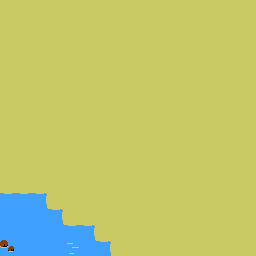

This is a level from a 2D game, rendered from its Tiled map with the project's own tilesets. A one-line summary and the complete map file follow:
An orthogonal 16x16 tile map with 16x16 px tiles, 1 tile layer (background), 2 tilesets and 4 objects (4x zone).

<map version="1.4" tiledversion="1.4.3" orientation="orthogonal" renderorder="right-down" width="16" height="16" tilewidth="16" tileheight="16" infinite="0" backgroundcolor="#000000" nextlayerid="3" nextobjectid="5">
 <properties>
  <property name="tileset" type="int" value="1" />
 </properties>
 <tileset firstgid="1" source="../pix/overworld_a_gbc.tsx" />
 <tileset firstgid="33" source="../pix/overworld_b_gbc.tsx" />
 <layer id="1" name="background" width="16" height="16">
  <data encoding="csv">
33,33,33,33,33,33,33,33,33,33,33,33,33,33,33,33,
33,33,33,33,33,33,33,33,33,33,33,33,33,33,33,33,
33,33,33,33,33,33,33,33,33,33,33,33,33,33,33,33,
33,33,33,33,33,33,33,33,33,33,33,33,33,33,33,33,
33,33,33,33,33,33,33,33,33,33,33,33,33,33,33,33,
33,33,33,33,33,33,33,33,33,33,33,33,33,33,33,33,
33,33,33,33,33,33,33,33,33,33,33,33,33,33,33,33,
33,33,33,33,33,33,33,33,33,33,33,33,33,33,33,33,
33,33,33,33,33,33,33,33,33,33,33,33,33,33,33,33,
33,33,33,33,33,33,33,33,33,33,33,33,33,33,33,33,
33,33,33,33,33,33,33,33,33,33,33,33,33,33,33,33,
33,33,33,33,33,33,33,33,33,33,33,33,33,33,33,33,
60,60,62,33,33,33,33,33,33,33,33,33,33,33,33,33,
57,57,57,62,33,33,33,33,33,33,33,33,33,33,33,33,
57,57,57,57,60,62,33,33,33,33,33,33,33,33,33,33,
58,57,57,57,59,57,62,33,33,33,33,33,33,33,33,33
</data>
 </layer>
 <objectgroup id="2" name="zones">
  <object id="1" name="zone 1" type="zone" x="0" y="0" width="128" height="128">
   <properties>
    <property name="id" type="int" value="0" />
   </properties>
  </object>
  <object id="2" name="zone 2" type="zone" x="128" y="0" width="128" height="128">
   <properties>
    <property name="id" type="int" value="0" />
   </properties>
  </object>
  <object id="3" name="zone 3" type="zone" x="0" y="128" width="128" height="128">
   <properties>
    <property name="id" type="int" value="0" />
   </properties>
  </object>
  <object id="4" name="zone 4" type="zone" x="128" y="128" width="128" height="128">
   <properties>
    <property name="id" type="int" value="0" />
   </properties>
  </object>
 </objectgroup>
</map>
